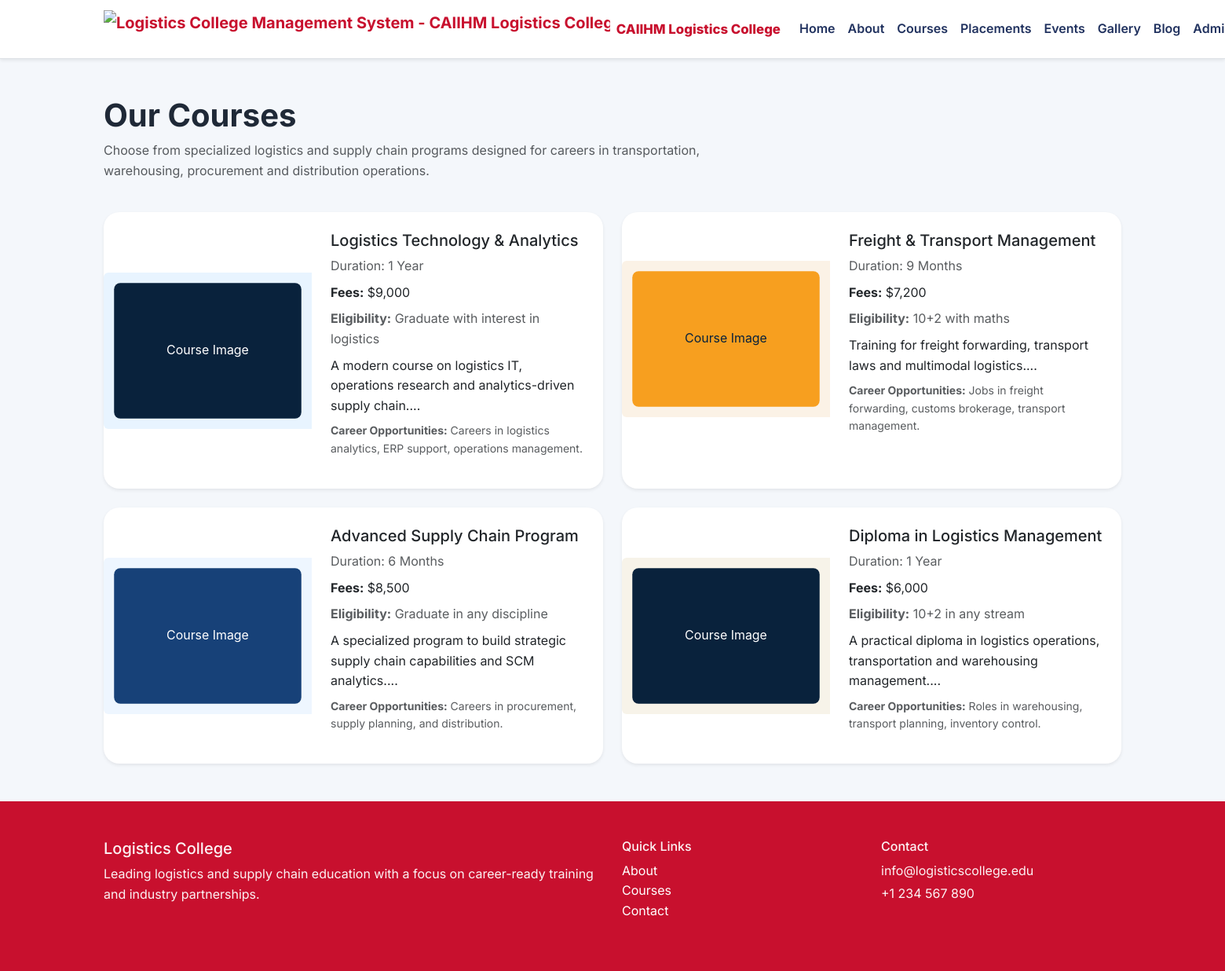
Page /pages/courses.php on the committed database.
### tables this page shows
CREATE TABLE courses (
  id INT UNSIGNED AUTO_INCREMENT PRIMARY KEY,
  name VARCHAR(200) NOT NULL,
  image VARCHAR(255) NOT NULL,
  duration VARCHAR(100) NOT NULL,
  eligibility VARCHAR(255) NOT NULL,
  fees VARCHAR(100) NOT NULL,
  description TEXT NOT NULL,
  career_opportunities TEXT NOT NULL,
  created_at DATETIME NOT NULL DEFAULT CURRENT_TIMESTAMP,
  updated_at DATETIME NULL DEFAULT NULL
);

CREATE TABLE settings (
  id INT UNSIGNED AUTO_INCREMENT PRIMARY KEY,
  `key` VARCHAR(150) NOT NULL UNIQUE,
  `value` TEXT NOT NULL
);

### includes/functions.php (called while the page is built, shortened)
<?php
function e($value) {
    return htmlspecialchars($value, ENT_QUOTES, 'UTF-8');
}
function get_setting($pdo, $key, $default = '') {
    $stmt = $pdo->prepare('SELECT value FROM settings WHERE `key` = ? LIMIT 1');
    $stmt->execute([$key]);
    $row = $stmt->fetch();
    return $row ? $row['value'] : $default;
}
function get_base_url() {
    $scriptName = $_SERVER['SCRIPT_NAME'];
    $parts = explode('/', trim($scriptName, '/'));
    if (!empty($parts) && $parts[0] !== 'index.php') {
        array_pop($parts);
        return '/' . implode('/', $parts);
    }
    return '/';
}
function site_url($path = '') {
    $base = get_base_url();
    return $base . '/' . ltrim($path, '/');
}

### pages/courses.php (the view, shortened to what this page needs)
<?php
require_once __DIR__ . '/../includes/header.php';
$courses = $pdo->query('SELECT * FROM courses ORDER BY id DESC')->fetchAll();
?>
<section class="container py-5">
    <div class="row mb-4">
        <div class="col-lg-8">
            <h1 class="fw-bold">Our Courses</h1>
            <p class="text-muted">Choose from specialized logistics and supply chain programs designed for careers in transportation, warehousing, procurement and distribution operations.</p>
        </div>
    </div>
    <div class="row gy-4">
        <?php foreach ($courses as $course): ?>
            <div class="col-md-6">
                <div class="card border-0 shadow-sm h-100">
                    <div class="row g-0 align-items-center">
                        <div class="col-md-5">
                            <img src="<?= e(site_url('uploads/courses/' . $course['image'])) ?>" alt="<?= e($course['name']) ?>" class="img-fluid rounded-start" />
                        </div>
                        <div class="col-md-7">
                            <div class="card-body">
                                <h5 class="card-title"><?= e($course['name']) ?></h5>
                                <p class="text-muted mb-2">Duration: <?= e($course['duration']) ?></p>
                                <p class="mb-2"><strong>Fees:</strong> <?= e($course['fees']) ?></p>
                                <p class="text-muted mb-2"><strong>Eligibility:</strong> <?= e($course['eligibility']) ?></p>
                                <p class="text-smaller mb-2"><?= e(substr($course['description'], 0, 120)) ?>...</p>
                                <p class="text-muted small"><strong>Career Opportunities:</strong> <?= e($course['career_opportunities']) ?></p>
                            </div>
                        </div>
                    </div>
                </div>
            </div>
        <?php endforeach; ?>
    </div>
</section>
<?php require_once __DIR__ . '/../includes/footer.php';

### includes/header.php (shortened to what this page needs)
<?php
$siteTitle = get_setting($pdo, 'site_title', 'Logistics College Management System - CAIIHM Logistics College');
$shortName = 'CAIIHM Logistics College';
$siteTitle = preg_replace('/(' . preg_quote($shortName, '/') . ')(\s*\1)+/i', '$1', $siteTitle);
$siteTitle = trim(preg_replace('/\s+/', ' ', $siteTitle));
?>
<!DOCTYPE html>
<html lang="en">
<head>
    <link href="https://cdn.jsdelivr.net/npm/bootstrap@5.3.2/dist/css/bootstrap.min.css" rel="stylesheet" />
    <link href="<?= e(site_url('assets/css/style.css')) ?>" rel="stylesheet" />
</head>
<body>
<nav class="navbar navbar-expand-lg navbar-light bg-white border-bottom sticky-top shadow-sm">
    <div class="container">
        <a class="navbar-brand fw-bold text-primary d-flex align-items-center" href="<?= e(site_url('')) ?>">
            <img src="<?= e(site_url('assets/images/logo.jpeg')) ?>" alt="<?= e($siteTitle) ?>" class="me-2 site-logo" />
            <span class="site-title-short"><?= e($shortName) ?></span>
        </a>
        <div class="collapse navbar-collapse" id="navbarNav">
            <ul class="navbar-nav ms-auto align-items-lg-center">
                <li class="nav-item"><a class="nav-link" href="<?= e(site_url('')) ?>">Home</a></li>
                <li class="nav-item"><a class="nav-link" href="<?= e(site_url('pages/about.php')) ?>">About</a></li>
                <li class="nav-item"><a class="nav-link" href="<?= e(site_url('pages/courses.php')) ?>">Courses</a></li>
                <li class="nav-item"><a class="nav-link" href="<?= e(site_url('pages/placements.php')) ?>">Placements</a></li>
                <li class="nav-item"><a class="nav-link" href="<?= e(site_url('pages/events.php')) ?>">Events</a></li>
                <li class="nav-item"><a class="nav-link" href="<?= e(site_url('pages/gallery.php')) ?>">Gallery</a></li>
                <li class="nav-item"><a class="nav-link" href="<?= e(site_url('pages/blog.php')) ?>">Blog</a></li>
                <li class="nav-item"><a class="nav-link" href="<?= e(site_url('pages/admissions.php')) ?>">Admissions</a></li>
            </ul>
        </div>
    </div>
</nav>
<main class="site-content">

### includes/footer.php (shortened to what this page needs)
</main>
<footer class="bg-navy text-white py-5">
    <div class="container">
        <div class="row gy-4">
            <div class="col-md-6">
                <h5>Logistics College</h5>
                <p>Leading logistics and supply chain education with a focus on career-ready training and industry partnerships.</p>
            </div>
            <div class="col-md-3">
                <h6>Quick Links</h6>
                <ul class="list-unstyled">
                    <li><a href="<?= e(site_url('pages/about.php')) ?>" class="text-white">About</a></li>
                    <li><a href="<?= e(site_url('pages/courses.php')) ?>" class="text-white">Courses</a></li>
                    <li><a href="<?= e(site_url('pages/contact.php')) ?>" class="text-white">Contact</a></li>
                </ul>
            </div>
            <div class="col-md-3">
                <h6>Contact</h6>
                <p class="mb-1"><?= e(get_setting($pdo, 'contact_email', 'info@logisticscollege.edu')) ?></p>
                <p class="mb-1"><?= e(get_setting($pdo, 'contact_phone', '+1 234 567 890')) ?></p>
            </div>
        </div>
    </div>
</footer>
</body>
</html>

### assets/css/style.css (style rules this page uses)
:root { --primary: #c8102e; --secondary: #ffcc00; --surface: #ffffff; --muted: #6b7280; --bg: #f4f7fb; --border: rgba(9, 31, 59, 0.08); }
* { box-sizing: border-box; }
body { font-family: 'Inter', sans-serif; background: var(--bg); color: #1f2937; line-height: 1.6; }
img { max-width: 100%; height: auto; }
a { text-decoration: none; }
.navbar { background: rgba(255, 255, 255, 0.96); backdrop-filter: blur(10px); }
.nav-link { color: #21325f !important; font-weight: 600; }
.navbar-brand { color: var(--primary) !important; font-weight: 800; }
.card { border: 1px solid var(--border); border-radius: 1.25rem; }
.card-body { padding: 1.5rem; }
footer { background: var(--primary); }
footer p, footer a, footer h5, footer h6 { color: rgba(255, 255, 255, 0.95); }
.site-logo { height: 48px; width: auto; }
.site-title-short { font-weight: 800; color: var(--primary); font-size: 1.05rem; }

### rows in the picture
courses: image (picture), name "Logistics Technology & Analytics", duration "1 Year", fees "$9,000", eligibility "Graduate with interest in logistics", description "A modern course on logistics IT, operations research and analytics-driven supply chain.", career_opportunities "Careers in logistics analytics, ERP support, operations management."
courses: image (picture), name "Freight & Transport Management", duration "9 Months", fees "$7,200", eligibility "10+2 with maths", description "Training for freight forwarding, transport laws and multimodal logistics.", career_opportunities "Jobs in freight forwarding, customs brokerage, transport management."
courses: image (picture), name "Advanced Supply Chain Program", duration "6 Months", fees "$8,500", eligibility "Graduate in any discipline", description "A specialized program to build strategic supply chain capabilities and SCM analytics.", career_opportunities "Careers in procurement, supply planning, and distribution."
courses: image (picture), name "Diploma in Logistics Management", duration "1 Year", fees "$6,000", eligibility "10+2 in any stream", description "A practical diploma in logistics operations, transportation and warehousing management.", career_opportunities "Roles in warehousing, transport planning, inventory control."
settings: value "info@logisticscollege.edu"
settings: value "+1 234 567 890"

### other values in the picture
$shortName "CAIIHM Logistics College"
